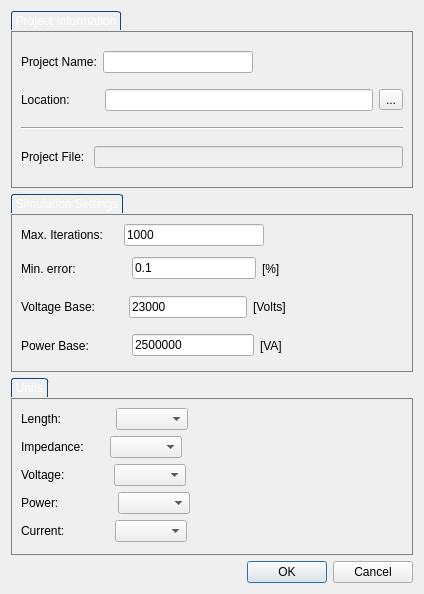
<?xml version="1.0" encoding="UTF-8"?>
<ui version="4.0">
 <class>NewProject</class>
 <widget class="QDialog" name="NewProject">
  <property name="geometry">
   <rect>
    <x>0</x>
    <y>0</y>
    <width>424</width>
    <height>594</height>
   </rect>
  </property>
  <property name="windowTitle">
   <string>New Project</string>
  </property>
  <property name="windowIcon">
   <iconset resource="../img/img.qrc">
    <normaloff>:/newproject.png</normaloff>:/newproject.png</iconset>
  </property>
  <layout class="QVBoxLayout" name="verticalLayout_3">
   <item>
    <widget class="QGroupBox" name="groupBox">
     <property name="styleSheet">
      <string notr="true">QGroupBox {
border: 1px solid gray;
margin-top: 20px;
}

QGroupBox::title
{
    subcontrol-origin: margin;	
    border-top-left-radius: 3px;
    border-top-right-radius: 3px;
    border: 1px solid #0b477b;
    border-bottom: none;
    background-color: qlineargradient(x1: 0, y1: 0, x2: 0, y2: 1,
        stop: 0 #001520, stop: 1 #000809);
    padding: 2 2px;
    color: white;   
}</string>
     </property>
     <property name="title">
      <string>Project Information</string>
     </property>
     <layout class="QVBoxLayout" name="verticalLayout">
      <item>
       <layout class="QHBoxLayout" name="horizontalLayout">
        <item>
         <widget class="QLabel" name="label">
          <property name="text">
           <string>Project Name:</string>
          </property>
         </widget>
        </item>
        <item>
         <widget class="QLineEdit" name="name"/>
        </item>
        <item>
         <spacer name="horizontalSpacer_18">
          <property name="orientation">
           <enum>Qt::Horizontal</enum>
          </property>
          <property name="sizeHint" stdset="0">
           <size>
            <width>40</width>
            <height>20</height>
           </size>
          </property>
         </spacer>
        </item>
       </layout>
      </item>
      <item>
       <layout class="QHBoxLayout" name="horizontalLayout_2">
        <item>
         <widget class="QLabel" name="label_2">
          <property name="text">
           <string>Location:</string>
          </property>
         </widget>
        </item>
        <item>
         <spacer name="horizontalSpacer_13">
          <property name="orientation">
           <enum>Qt::Horizontal</enum>
          </property>
          <property name="sizeType">
           <enum>QSizePolicy::Fixed</enum>
          </property>
          <property name="sizeHint" stdset="0">
           <size>
            <width>29</width>
            <height>20</height>
           </size>
          </property>
         </spacer>
        </item>
        <item>
         <widget class="QLineEdit" name="path"/>
        </item>
        <item>
         <widget class="QToolButton" name="location">
          <property name="text">
           <string>...</string>
          </property>
         </widget>
        </item>
       </layout>
      </item>
      <item>
       <widget class="Line" name="line">
        <property name="orientation">
         <enum>Qt::Horizontal</enum>
        </property>
       </widget>
      </item>
      <item>
       <layout class="QHBoxLayout" name="horizontalLayout_3">
        <item>
         <widget class="QLabel" name="label_3">
          <property name="text">
           <string>Project File: </string>
          </property>
         </widget>
        </item>
        <item>
         <widget class="QLineEdit" name="outputFile">
          <property name="enabled">
           <bool>false</bool>
          </property>
         </widget>
        </item>
       </layout>
      </item>
     </layout>
    </widget>
   </item>
   <item>
    <widget class="QGroupBox" name="groupBox_2">
     <property name="styleSheet">
      <string notr="true">QGroupBox {
border: 1px solid gray;
margin-top: 20px;
}

QGroupBox::title
{
    subcontrol-origin: margin;	
    border-top-left-radius: 3px;
    border-top-right-radius: 3px;
    border: 1px solid #0b477b;
    border-bottom: none;
    background-color: qlineargradient(x1: 0, y1: 0, x2: 0, y2: 1,
        stop: 0 #001520, stop: 1 #000809);
    padding: 2 2px;
    color: white;   
}</string>
     </property>
     <property name="title">
      <string>Simulation Settings</string>
     </property>
     <layout class="QVBoxLayout" name="verticalLayout_2">
      <item>
       <layout class="QHBoxLayout" name="horizontalLayout_4">
        <item>
         <widget class="QLabel" name="label_4">
          <property name="text">
           <string>Max. Iterations:</string>
          </property>
         </widget>
        </item>
        <item>
         <spacer name="horizontalSpacer_11">
          <property name="orientation">
           <enum>Qt::Horizontal</enum>
          </property>
          <property name="sizeType">
           <enum>QSizePolicy::Fixed</enum>
          </property>
          <property name="sizeHint" stdset="0">
           <size>
            <width>15</width>
            <height>20</height>
           </size>
          </property>
         </spacer>
        </item>
        <item>
         <widget class="QLineEdit" name="maxIterations">
          <property name="text">
           <string>1000</string>
          </property>
         </widget>
        </item>
        <item>
         <spacer name="horizontalSpacer">
          <property name="orientation">
           <enum>Qt::Horizontal</enum>
          </property>
          <property name="sizeHint" stdset="0">
           <size>
            <width>40</width>
            <height>20</height>
           </size>
          </property>
         </spacer>
        </item>
       </layout>
      </item>
      <item>
       <layout class="QHBoxLayout" name="horizontalLayout_5">
        <item>
         <widget class="QLabel" name="label_5">
          <property name="text">
           <string>Min. error:</string>
          </property>
         </widget>
        </item>
        <item>
         <spacer name="horizontalSpacer_12">
          <property name="orientation">
           <enum>Qt::Horizontal</enum>
          </property>
          <property name="sizeType">
           <enum>QSizePolicy::Fixed</enum>
          </property>
          <property name="sizeHint" stdset="0">
           <size>
            <width>50</width>
            <height>20</height>
           </size>
          </property>
         </spacer>
        </item>
        <item>
         <widget class="QLineEdit" name="minError">
          <property name="text">
           <string>0.1</string>
          </property>
         </widget>
        </item>
        <item>
         <widget class="QLabel" name="label_13">
          <property name="text">
           <string>[%]</string>
          </property>
         </widget>
        </item>
        <item>
         <spacer name="horizontalSpacer_2">
          <property name="orientation">
           <enum>Qt::Horizontal</enum>
          </property>
          <property name="sizeHint" stdset="0">
           <size>
            <width>40</width>
            <height>20</height>
           </size>
          </property>
         </spacer>
        </item>
       </layout>
      </item>
      <item>
       <layout class="QHBoxLayout" name="horizontalLayout_10">
        <item>
         <widget class="QLabel" name="label_10">
          <property name="text">
           <string>Voltage Base:</string>
          </property>
         </widget>
        </item>
        <item>
         <spacer name="horizontalSpacer_14">
          <property name="orientation">
           <enum>Qt::Horizontal</enum>
          </property>
          <property name="sizeType">
           <enum>QSizePolicy::Fixed</enum>
          </property>
          <property name="sizeHint" stdset="0">
           <size>
            <width>27</width>
            <height>20</height>
           </size>
          </property>
         </spacer>
        </item>
        <item>
         <widget class="QLineEdit" name="voltageBase">
          <property name="text">
           <string>23000</string>
          </property>
         </widget>
        </item>
        <item>
         <widget class="QLabel" name="label_14">
          <property name="text">
           <string>[Volts]</string>
          </property>
         </widget>
        </item>
        <item>
         <spacer name="horizontalSpacer_15">
          <property name="orientation">
           <enum>Qt::Horizontal</enum>
          </property>
          <property name="sizeHint" stdset="0">
           <size>
            <width>40</width>
            <height>20</height>
           </size>
          </property>
         </spacer>
        </item>
       </layout>
      </item>
      <item>
       <layout class="QHBoxLayout" name="horizontalLayout_11">
        <item>
         <widget class="QLabel" name="label_11">
          <property name="text">
           <string>Power Base:</string>
          </property>
         </widget>
        </item>
        <item>
         <spacer name="horizontalSpacer_16">
          <property name="orientation">
           <enum>Qt::Horizontal</enum>
          </property>
          <property name="sizeType">
           <enum>QSizePolicy::Fixed</enum>
          </property>
          <property name="sizeHint" stdset="0">
           <size>
            <width>37</width>
            <height>20</height>
           </size>
          </property>
         </spacer>
        </item>
        <item>
         <widget class="QLineEdit" name="powerBase">
          <property name="text">
           <string>2500000</string>
          </property>
         </widget>
        </item>
        <item>
         <widget class="QLabel" name="label_15">
          <property name="text">
           <string>[VA]</string>
          </property>
         </widget>
        </item>
        <item>
         <spacer name="horizontalSpacer_17">
          <property name="orientation">
           <enum>Qt::Horizontal</enum>
          </property>
          <property name="sizeHint" stdset="0">
           <size>
            <width>40</width>
            <height>20</height>
           </size>
          </property>
         </spacer>
        </item>
       </layout>
      </item>
     </layout>
    </widget>
   </item>
   <item>
    <widget class="QGroupBox" name="groupBox_3">
     <property name="styleSheet">
      <string notr="true">QGroupBox {
border: 1px solid gray;
margin-top: 20px;
}

QGroupBox::title
{
    subcontrol-origin: margin;	
    border-top-left-radius: 3px;
    border-top-right-radius: 3px;
    border: 1px solid #0b477b;
    border-bottom: none;
    background-color: qlineargradient(x1: 0, y1: 0, x2: 0, y2: 1,
        stop: 0 #001520, stop: 1 #000809);
    padding: 2 2px;
    color: white;   
}</string>
     </property>
     <property name="title">
      <string>Units</string>
     </property>
     <layout class="QGridLayout" name="gridLayout">
      <item row="0" column="0">
       <layout class="QHBoxLayout" name="horizontalLayout_6">
        <item>
         <widget class="QLabel" name="label_6">
          <property name="text">
           <string>Length:</string>
          </property>
         </widget>
        </item>
        <item>
         <spacer name="horizontalSpacer_6">
          <property name="orientation">
           <enum>Qt::Horizontal</enum>
          </property>
          <property name="sizeType">
           <enum>QSizePolicy::Fixed</enum>
          </property>
          <property name="sizeHint" stdset="0">
           <size>
            <width>48</width>
            <height>20</height>
           </size>
          </property>
         </spacer>
        </item>
        <item>
         <widget class="QComboBox" name="lengthUnit"/>
        </item>
        <item>
         <spacer name="horizontalSpacer_3">
          <property name="orientation">
           <enum>Qt::Horizontal</enum>
          </property>
          <property name="sizeHint" stdset="0">
           <size>
            <width>40</width>
            <height>20</height>
           </size>
          </property>
         </spacer>
        </item>
       </layout>
      </item>
      <item row="1" column="0">
       <layout class="QHBoxLayout" name="horizontalLayout_7">
        <item>
         <widget class="QLabel" name="label_7">
          <property name="text">
           <string>Impedance:</string>
          </property>
         </widget>
        </item>
        <item>
         <spacer name="horizontalSpacer_7">
          <property name="orientation">
           <enum>Qt::Horizontal</enum>
          </property>
          <property name="sizeType">
           <enum>QSizePolicy::Minimum</enum>
          </property>
          <property name="sizeHint" stdset="0">
           <size>
            <width>20</width>
            <height>20</height>
           </size>
          </property>
         </spacer>
        </item>
        <item>
         <widget class="QComboBox" name="impedanceUnit"/>
        </item>
        <item>
         <spacer name="horizontalSpacer_4">
          <property name="orientation">
           <enum>Qt::Horizontal</enum>
          </property>
          <property name="sizeHint" stdset="0">
           <size>
            <width>40</width>
            <height>20</height>
           </size>
          </property>
         </spacer>
        </item>
       </layout>
      </item>
      <item row="2" column="0">
       <layout class="QHBoxLayout" name="horizontalLayout_8">
        <item>
         <widget class="QLabel" name="label_8">
          <property name="text">
           <string>Voltage:</string>
          </property>
         </widget>
        </item>
        <item>
         <spacer name="horizontalSpacer_8">
          <property name="orientation">
           <enum>Qt::Horizontal</enum>
          </property>
          <property name="sizeType">
           <enum>QSizePolicy::Fixed</enum>
          </property>
          <property name="sizeHint" stdset="0">
           <size>
            <width>43</width>
            <height>20</height>
           </size>
          </property>
         </spacer>
        </item>
        <item>
         <widget class="QComboBox" name="voltageUnit"/>
        </item>
        <item>
         <spacer name="horizontalSpacer_5">
          <property name="orientation">
           <enum>Qt::Horizontal</enum>
          </property>
          <property name="sizeHint" stdset="0">
           <size>
            <width>40</width>
            <height>20</height>
           </size>
          </property>
         </spacer>
        </item>
       </layout>
      </item>
      <item row="3" column="0">
       <layout class="QHBoxLayout" name="horizontalLayout_9">
        <item>
         <widget class="QLabel" name="label_9">
          <property name="text">
           <string>Power:</string>
          </property>
         </widget>
        </item>
        <item>
         <spacer name="horizontalSpacer_10">
          <property name="orientation">
           <enum>Qt::Horizontal</enum>
          </property>
          <property name="sizeType">
           <enum>QSizePolicy::Fixed</enum>
          </property>
          <property name="sizeHint" stdset="0">
           <size>
            <width>53</width>
            <height>20</height>
           </size>
          </property>
         </spacer>
        </item>
        <item>
         <widget class="QComboBox" name="powerUnit"/>
        </item>
        <item>
         <spacer name="horizontalSpacer_9">
          <property name="orientation">
           <enum>Qt::Horizontal</enum>
          </property>
          <property name="sizeHint" stdset="0">
           <size>
            <width>40</width>
            <height>20</height>
           </size>
          </property>
         </spacer>
        </item>
       </layout>
      </item>
      <item row="4" column="0">
       <layout class="QHBoxLayout" name="horizontalLayout_12">
        <item>
         <widget class="QLabel" name="label_12">
          <property name="text">
           <string>Current:</string>
          </property>
         </widget>
        </item>
        <item>
         <spacer name="horizontalSpacer_19">
          <property name="orientation">
           <enum>Qt::Horizontal</enum>
          </property>
          <property name="sizeType">
           <enum>QSizePolicy::Fixed</enum>
          </property>
          <property name="sizeHint" stdset="0">
           <size>
            <width>44</width>
            <height>20</height>
           </size>
          </property>
         </spacer>
        </item>
        <item>
         <widget class="QComboBox" name="currentUnit"/>
        </item>
        <item>
         <spacer name="horizontalSpacer_20">
          <property name="orientation">
           <enum>Qt::Horizontal</enum>
          </property>
          <property name="sizeHint" stdset="0">
           <size>
            <width>40</width>
            <height>20</height>
           </size>
          </property>
         </spacer>
        </item>
       </layout>
      </item>
     </layout>
    </widget>
   </item>
   <item>
    <widget class="QDialogButtonBox" name="buttonBox">
     <property name="standardButtons">
      <set>QDialogButtonBox::Cancel|QDialogButtonBox::Ok</set>
     </property>
    </widget>
   </item>
  </layout>
  <zorder>buttonBox</zorder>
  <zorder>groupBox</zorder>
  <zorder>groupBox_2</zorder>
  <zorder>groupBox_3</zorder>
 </widget>
 <resources>
  <include location="../img/img.qrc"/>
 </resources>
 <connections/>
</ui>
